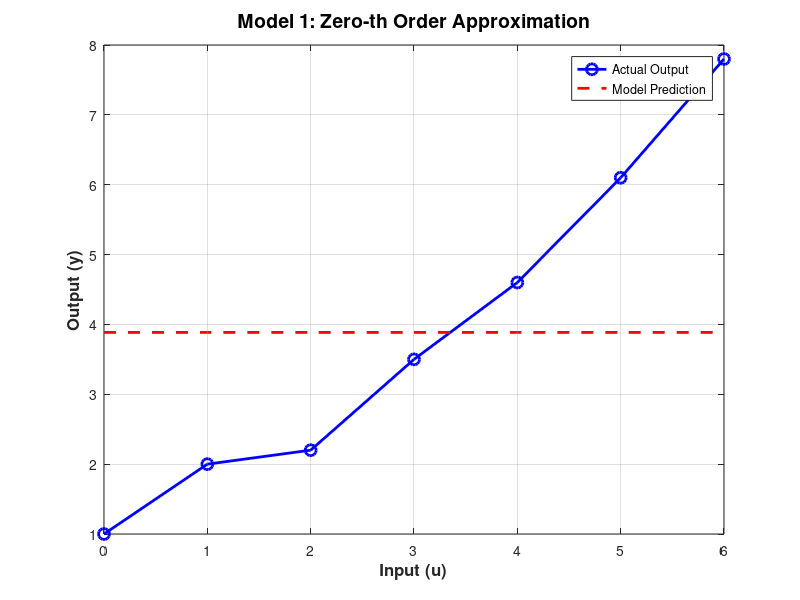
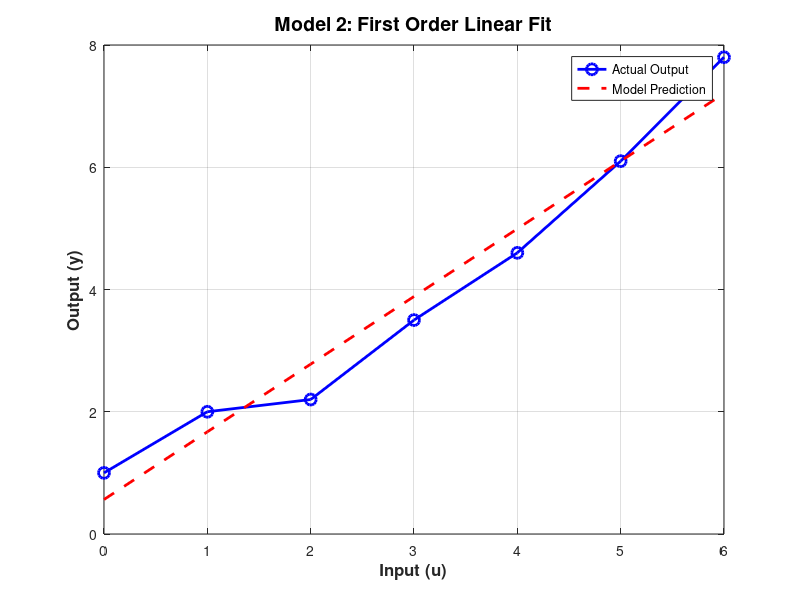
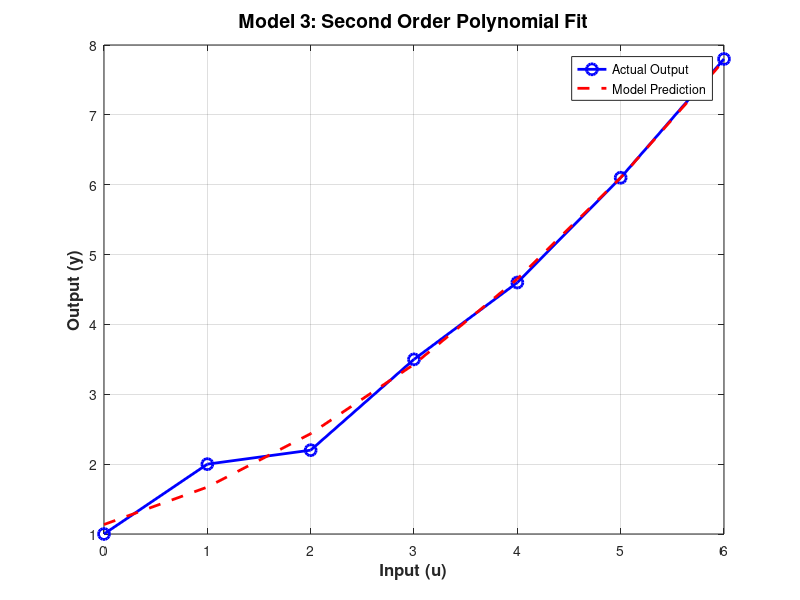
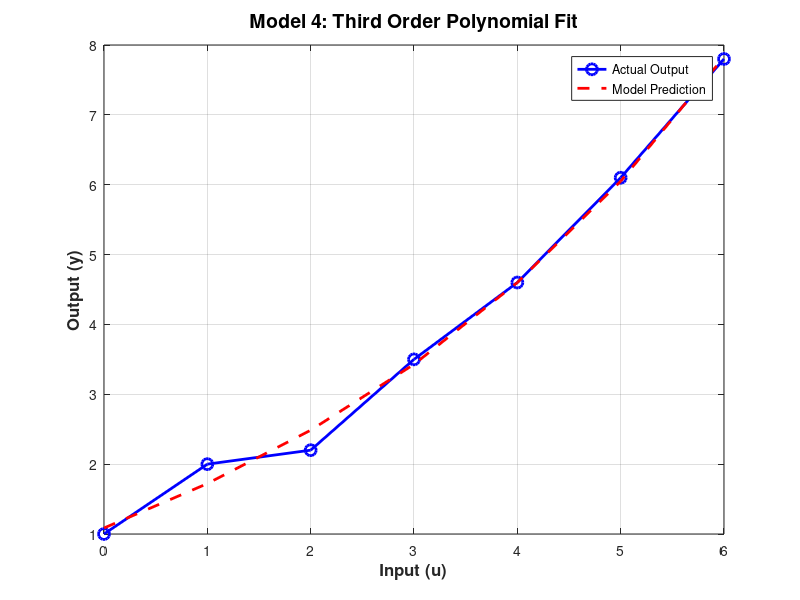

These figures' MATLAB source, in order:
%% Adaptive Control Systems - Homework 1
% Parameter Estimation using Least Squares Estimation (LSE)
% Student: Arshia Goshtasbi
% This script implements parameter estimation for models of different orders

%% Initialize and Clear
clear all; close all; clc;

%% Input Data
% Seven input values as specified in Figure 1-2
u = [0; 1; 2; 3; 4; 5; 6];

% Corresponding output measurements
y = [1; 2; 2.2; 3.5; 4.6; 6.1; 7.8];
n = length(y);

%% Model 1: Zero-th Order Model
% Model: y = b0
% This represents a constant output (mean of y)

fprintf('\n========================================\n');
fprintf('MODEL 1: Zero-th Order (y = b0)\n');
fprintf('========================================\n');

% Analytical solution: b0 = mean(y)
b0_model1 = mean(y);
y_pred_model1 = b0_model1 * ones(size(y));

% Calculate Mean Squared Error
MSE_model1 = 1/2 * sum((y - y_pred_model1).^2);

fprintf('Estimated Parameter: b0 = %.4f\n', b0_model1);
fprintf('Mean Squared Error: %.4f\n', MSE_model1);
fprintf('Book Reference Value: 3.85\n');

% Plot Results
figure('Name', 'Model 1: Zero-th Order', 'NumberTitle', 'off');
plot(u, y, 'bo-', 'LineWidth', 2, 'MarkerSize', 8, 'DisplayName', 'Actual Output');
hold on;
plot(u, y_pred_model1, 'r--', 'LineWidth', 2, 'DisplayName', 'Model Prediction');
xlabel('Input (u)', 'FontSize', 12, 'FontWeight', 'bold');
ylabel('Output (y)', 'FontSize', 12, 'FontWeight', 'bold');
title('Model 1: Zero-th Order Approximation', 'FontSize', 14);
legend('Location', 'best');
grid on;
hold off;

%% Model 2: First Order Model
% Model: y(i) = b0 + b1*u(i)

fprintf('\n========================================\n');
fprintf('MODEL 2: First Order (y = b0 + b1*u)\n');
fprintf('========================================\n');

% Design matrix
Phi_model2 = [ones(n, 1), u];

% LSE Solution: theta = (Phi'*Phi)^(-1) * Phi'*y
theta_model2 = pinv(Phi_model2' * Phi_model2) * (Phi_model2' * y);
b0_model2 = theta_model2(1);
b1_model2 = theta_model2(2);

% Prediction
y_pred_model2 = Phi_model2 * theta_model2;

% Calculate Mean Squared Error
MSE_model2 = 1/2 * sum((y - y_pred_model2).^2);

fprintf('Estimated Parameters:\n');
fprintf('  b0 = %.4f\n', b0_model2);
fprintf('  b1 = %.4f\n', b1_model2);
fprintf('Mean Squared Error: %.4f\n', MSE_model2);

% Plot Results
figure('Name', 'Model 2: First Order', 'NumberTitle', 'off');
plot(u, y, 'bo-', 'LineWidth', 2, 'MarkerSize', 8, 'DisplayName', 'Actual Output');
hold on;
plot(u, y_pred_model2, 'r--', 'LineWidth', 2, 'DisplayName', 'Model Prediction');
xlabel('Input (u)', 'FontSize', 12, 'FontWeight', 'bold');
ylabel('Output (y)', 'FontSize', 12, 'FontWeight', 'bold');
title('Model 2: First Order Linear Fit', 'FontSize', 14);
legend('Location', 'best');
grid on;
hold off;

%% Model 3: Second Order Model
% Model: y(i) = b0 + b1*u(i) + b2*u(i)^2

fprintf('\n========================================\n');
fprintf('MODEL 3: Second Order (y = b0 + b1*u + b2*u²)\n');
fprintf('========================================\n');

% Design matrix
Phi_model3 = [ones(n, 1), u, u.^2];

% LSE Solution
theta_model3 = pinv(Phi_model3' * Phi_model3) * (Phi_model3' * y);
b0_model3 = theta_model3(1);
b1_model3 = theta_model3(2);
b2_model3 = theta_model3(3);

% Prediction
y_pred_model3 = Phi_model3 * theta_model3;

% Calculate Mean Squared Error
MSE_model3 = 1/2 * sum((y - y_pred_model3).^2);

fprintf('Estimated Parameters:\n');
fprintf('  b0 = %.4f\n', b0_model3);
fprintf('  b1 = %.4f\n', b1_model3);
fprintf('  b2 = %.4f\n', b2_model3);
fprintf('Mean Squared Error: %.4f\n', MSE_model3);

% Plot Results
figure('Name', 'Model 3: Second Order', 'NumberTitle', 'off');
plot(u, y, 'bo-', 'LineWidth', 2, 'MarkerSize', 8, 'DisplayName', 'Actual Output');
hold on;
plot(u, y_pred_model3, 'r--', 'LineWidth', 2, 'DisplayName', 'Model Prediction');
xlabel('Input (u)', 'FontSize', 12, 'FontWeight', 'bold');
ylabel('Output (y)', 'FontSize', 12, 'FontWeight', 'bold');
title('Model 3: Second Order Polynomial Fit', 'FontSize', 14);
legend('Location', 'best');
grid on;
hold off;

%% Model 4: Third Order Model
% Model: y(i) = b0 + b1*u(i) + b2*u(i)^2 + b3*u(i)^3

fprintf('\n========================================\n');
fprintf('MODEL 4: Third Order (y = b0 + b1*u + b2*u² + b3*u³)\n');
fprintf('========================================\n');

% Design matrix
Phi_model4 = [ones(n, 1), u, u.^2, u.^3];

% LSE Solution
theta_model4 = pinv(Phi_model4' * Phi_model4) * (Phi_model4' * y);
b0_model4 = theta_model4(1);
b1_model4 = theta_model4(2);
b2_model4 = theta_model4(3);
b3_model4 = theta_model4(4);

% Prediction
y_pred_model4 = Phi_model4 * theta_model4;

% Calculate Mean Squared Error
MSE_model4 = 1/2 * sum((y - y_pred_model4).^2);

fprintf('Estimated Parameters:\n');
fprintf('  b0 = %.4f\n', b0_model4);
fprintf('  b1 = %.4f\n', b1_model4);
fprintf('  b2 = %.4f\n', b2_model4);
fprintf('  b3 = %.4f\n', b3_model4);
fprintf('Mean Squared Error: %.4f\n', MSE_model4);

% Plot Results
figure('Name', 'Model 4: Third Order', 'NumberTitle', 'off');
plot(u, y, 'bo-', 'LineWidth', 2, 'MarkerSize', 8, 'DisplayName', 'Actual Output');
hold on;
plot(u, y_pred_model4, 'r--', 'LineWidth', 2, 'DisplayName', 'Model Prediction');
xlabel('Input (u)', 'FontSize', 12, 'FontWeight', 'bold');
ylabel('Output (y)', 'FontSize', 12, 'FontWeight', 'bold');
title('Model 4: Third Order Polynomial Fit', 'FontSize', 14);
legend('Location', 'best');
grid on;
hold off;

%% Comparison of All Models
fprintf('\n========================================\n');
fprintf('MODEL COMPARISON\n');
fprintf('========================================\n');
fprintf('Model Order  |  MSE\n');
fprintf('-------------|----------\n');
fprintf('0th Order    |  %.4f\n', MSE_model1);
fprintf('1st Order    |  %.4f\n', MSE_model2);
fprintf('2nd Order    |  %.4f\n', MSE_model3);
fprintf('3rd Order    |  %.4f\n', MSE_model4);

% Comprehensive Comparison Plot
figure('Name', 'Model Comparison', 'NumberTitle', 'off');
plot(u, y, 'ko', 'LineWidth', 2.5, 'MarkerSize', 10, ...
     'MarkerFaceColor', 'k', 'DisplayName', 'Actual Data');
hold on;
plot(u, y_pred_model1, 's--', 'LineWidth', 1.5, 'MarkerSize', 6, ...
     'DisplayName', 'Model 1 (Order 0)');
plot(u, y_pred_model2, 'd--', 'LineWidth', 1.5, 'MarkerSize', 6, ...
     'DisplayName', 'Model 2 (Order 1)');
plot(u, y_pred_model3, '^--', 'LineWidth', 1.5, 'MarkerSize', 6, ...
     'DisplayName', 'Model 3 (Order 2)');
plot(u, y_pred_model4, 'v--', 'LineWidth', 1.5, 'MarkerSize', 6, ...
     'DisplayName', 'Model 4 (Order 3)');
xlabel('Input (u)', 'FontSize', 12, 'FontWeight', 'bold');
ylabel('Output (y)', 'FontSize', 12, 'FontWeight', 'bold');
title('Comparison of All Model Orders', 'FontSize', 14, 'FontWeight', 'bold');
legend('Location', 'best');
grid on;
hold off;
